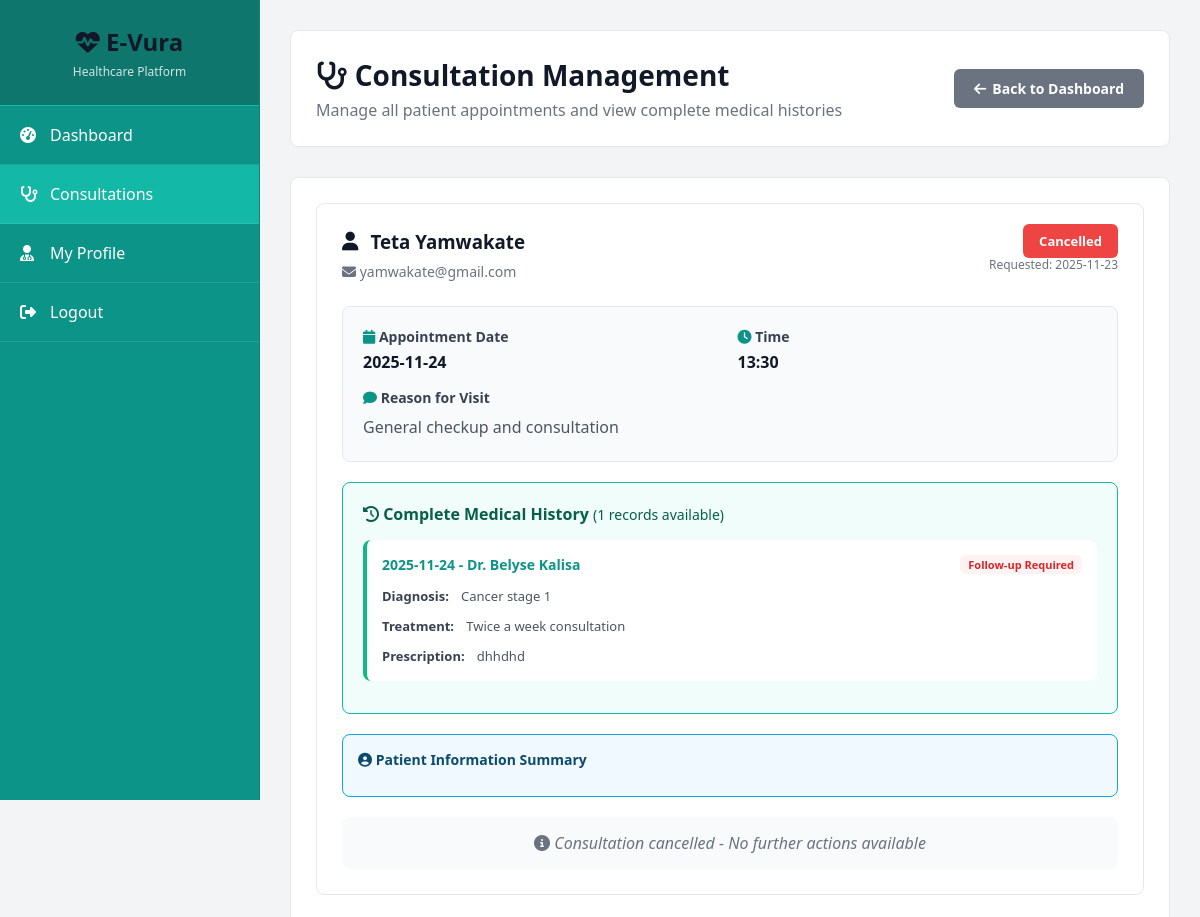
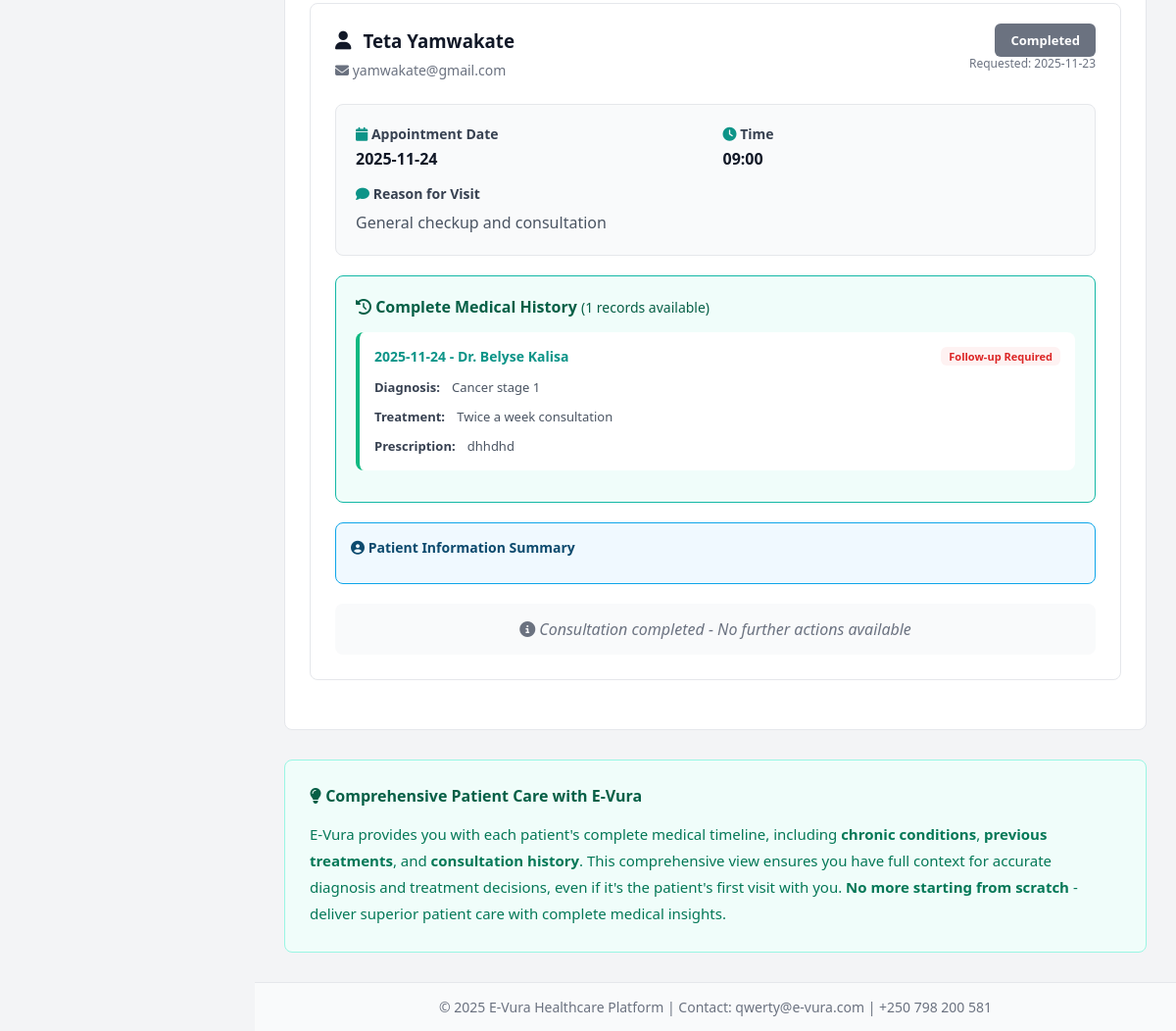
Screenshot of /doctor/consultations (signed in) with the database file from the repository (2 pictures, top to bottom).
### app.py (models this page shows)
class Appointment(db.Model):
    id = db.Column(db.Integer, primary_key=True)
    patient_id = db.Column(db.Integer, db.ForeignKey('patient.id'), nullable=False)
    doctor_id = db.Column(db.Integer, db.ForeignKey('doctor.id'), nullable=False)
    date = db.Column(db.String(20), nullable=False)
    time = db.Column(db.String(10), nullable=False)
    reason = db.Column(db.Text)
    status = db.Column(db.String(20), default='pending')
    notes = db.Column(db.Text)
    created_at = db.Column(db.DateTime, default=datetime.utcnow)

class Patient(db.Model):
    id = db.Column(db.Integer, primary_key=True)
    username = db.Column(db.String(100), unique=True, nullable=False)
    email = db.Column(db.String(120), unique=True, nullable=False)
    password = db.Column(db.String(200), nullable=False)
    phone = db.Column(db.String(20))
    date_of_birth = db.Column(db.String(20))
    address = db.Column(db.String(200))
    blood_type = db.Column(db.String(5))
    allergies = db.Column(db.Text)
    chronic_conditions = db.Column(db.Text)
    emergency_contact = db.Column(db.String(20))
    created_at = db.Column(db.DateTime, default=datetime.utcnow)
    appointments = db.relationship('Appointment', backref='patient', lazy=True, foreign_keys='Appointment.patient_id')
    records = db.relationship('MedicalRecord', backref='patient', lazy=True)
    def has_chronic_conditions(self):
        return bool(self.chronic_conditions and self.chronic_conditions.strip())

class MedicalRecord(db.Model):
    id = db.Column(db.Integer, primary_key=True)
    patient_id = db.Column(db.Integer, db.ForeignKey('patient.id'), nullable=False)
    doctor_id = db.Column(db.Integer, db.ForeignKey('doctor.id'), nullable=False)
    appointment_id = db.Column(db.Integer, db.ForeignKey('appointment.id'), nullable=True)
    diagnosis = db.Column(db.Text, nullable=False)
    treatment = db.Column(db.Text)
    prescription = db.Column(db.Text)
    notes = db.Column(db.Text)
    visit_date = db.Column(db.String(20), nullable=False)
    follow_up_required = db.Column(db.Boolean, default=False)
    created_at = db.Column(db.DateTime, default=datetime.utcnow)

class Doctor(db.Model):
    id = db.Column(db.Integer, primary_key=True)
    username = db.Column(db.String(100), unique=True, nullable=False)
    email = db.Column(db.String(120), unique=True, nullable=False)
    password = db.Column(db.String(200), nullable=False)
    phone = db.Column(db.String(20))
    specialization = db.Column(db.String(100))
    license_number = db.Column(db.String(50))
    hospital = db.Column(db.String(200))
    years_experience = db.Column(db.Integer)
    created_at = db.Column(db.DateTime, default=datetime.utcnow)
    appointments = db.relationship('Appointment', backref='doctor', lazy=True, foreign_keys='Appointment.doctor_id')
    records = db.relationship('MedicalRecord', backref='doctor', lazy=True)

### app.py (the view)
@app.route('/doctor/consultations')
@login_required
@doctor_required
def consultations():
    doctor = Doctor.query.get(session['user_id'])
    appointments = Appointment.query.filter_by(doctor_id=doctor.id).order_by(Appointment.created_at.desc()).all()
    return render_template('consultations.html', doctor=doctor, appointments=appointments)

### app.py (called while the page is built)
def login_required(f):
    @wraps(f)
    def decorated_function(*args, **kwargs):
        if 'user_id' not in session or 'user_type' not in session:
            flash('Please log in to access this page.', 'warning')
            return redirect(url_for('login'))
        return f(*args, **kwargs)
    return decorated_function

def doctor_required(f):
    @wraps(f)
    def decorated_function(*args, **kwargs):
        if session.get('user_type') != 'doctor':
            flash('Access denied. Doctors only.', 'danger')
            return redirect(url_for('index'))
        return f(*args, **kwargs)
    return decorated_function

### templates/consultations.html (shortened to what this page needs)
{% extends "base.html" %}
{% block content %}
<div style="background: white; border-radius: 8px; padding: 25px; margin-bottom: 30px; border: 1px solid #e5e7eb; display: flex; justify-content: space-between; align-items: center; flex-wrap: wrap; gap: 15px;">
    <div>
        <h1 style="font-size: 28px; color: #111827; margin-bottom: 5px;">
            <i class="fas fa-stethoscope"></i> Consultation Management
        </h1>
        <p style="color: #6b7280;">Manage all patient appointments and view complete medical histories</p>
    </div>
    <a href="{{ url_for('doctor_dashboard') }}" class="btn btn-secondary">
        <i class="fas fa-arrow-left"></i> Back to Dashboard
    </a>
</div>
<div style="background: white; border-radius: 8px; padding: 25px; border: 1px solid #e5e7eb;">
    {% if appointments %}
        {% for apt in appointments %}
            <div style="border: 1px solid #e5e7eb; border-radius: 8px; padding: 25px; margin-bottom: 25px; transition: all 0.3s ease; {% if apt.patient.has_chronic_conditions() %}border-left: 4px solid #f59e0b;{% endif %}">
                <div style="display: flex; justify-content: space-between; align-items: flex-start; margin-bottom: 20px;">
                    <div>
                        <h3 style="margin-bottom: 8px; color: #111827; display: flex; align-items: center; gap: 12px;">
                            <i class="fas fa-user"></i> {{ apt.patient.username }}
                        </h3>
                        <div style="color: #6b7280; font-size: 14px; margin-bottom: 5px;">
                            <i class="fas fa-envelope"></i> {{ apt.patient.email }}
                        </div>
                    </div>
                    <div style="text-align: right;">
                        <span style="padding: 8px 16px; border-radius: 6px; font-size: 13px; font-weight: 600;
                            {% if apt.status == 'confirmed' %}background: #10b981; color: white;
                            {% elif apt.status == 'completed' %}background: #6b7280; color: white;
                            {% elif apt.status == 'cancelled' %}background: #ef4444; color: white;
                            {% else %}background: #f59e0b; color: white;{% endif %}">
                            {{ apt.status|title }}
                        </span>
                        <div style="color: #6b7280; font-size: 12px; margin-top: 5px;">
                            Requested: {{ apt.created_at.strftime('%Y-%m-%d') if apt.created_at else 'N/A' }}
                        </div>
                    </div>
                </div>
                <div style="background: #f9fafb; padding: 20px; border-radius: 8px; margin-bottom: 20px; border: 1px solid #e5e7eb;">
                    <div style="display: grid; grid-template-columns: repeat(auto-fit, minmax(200px, 1fr)); gap: 15px; margin-bottom: 15px;">
                        <div>
                            <h5 style="color: #374151; margin-bottom: 5px; font-size: 14px;">
                                <i class="fas fa-calendar" style="color: #0d9488;"></i> Appointment Date
                            </h5>
                            <p style="color: #111827; margin: 0; font-weight: 600;">{{ apt.date }}</p>
                        </div>
                        <div>
                            <h5 style="color: #374151; margin-bottom: 5px; font-size: 14px;">
                                <i class="fas fa-clock" style="color: #0d9488;"></i> Time
                            </h5>
                            <p style="color: #111827; margin: 0; font-weight: 600;">{{ apt.time }}</p>
                        </div>
                    </div>
                    <div>
                        <h5 style="color: #374151; margin-bottom: 8px; font-size: 14px;">
                            <i class="fas fa-comment" style="color: #0d9488;"></i> Reason for Visit
                        </h5>
                        <p style="color: #4b5563; margin: 0; line-height: 1.6;">{{ apt.reason or 'General checkup and consultation' }}</p>
                    </div>
                </div>
                {% set patient_records = apt.patient.records %}
                {% if patient_records %}
                <div style="background: #f0fdfa; border: 1px solid #14b8a6; border-radius: 8px; padding: 20px; margin-bottom: 20px;">
                    <h4 style="color: #065f46; margin-bottom: 15px; font-size: 16px;">
                        <i class="fas fa-history"></i> Complete Medical History
                        <span style="font-size: 14px; font-weight: normal;">({{ patient_records|length }} records available)</span>
                    </h4>
                    {% for record in patient_records[:3] %}
                        <div style="background: white; padding: 15px; border-radius: 8px; margin-bottom: 12px; border-left: 4px solid #10b981;">
                            <div style="display: flex; justify-content: space-between; align-items: flex-start; margin-bottom: 10px;">
                                <h5 style="color: #0d9488; margin: 0; font-size: 14px; font-weight: 600;">
                                    {{ record.visit_date }} - Dr. {{ record.doctor.username }}
                                </h5>
                                {% if record.follow_up_required %}
                                <span style="background: #fef2f2; color: #dc2626; padding: 2px 8px; border-radius: 6px; font-size: 11px; font-weight: 600;">
                                    Follow-up Required
                                </span>
                                {% endif %}
                            </div>
                            <div style="margin-bottom: 8px;">
                                <strong style="color: #374151; font-size: 13px;">Diagnosis:</strong>
                                <span style="color: #4b5563; font-size: 13px; margin-left: 8px;">{{ record.diagnosis }}</span>
                            </div>
                            {% if record.treatment %}
                            <div style="margin-bottom: 8px;">
                                <strong style="color: #374151; font-size: 13px;">Treatment:</strong>
                                <span style="color: #4b5563; font-size: 13px; margin-left: 8px;">{{ record.treatment }}</span>
                            </div>
                            {% endif %}
                            {% if record.prescription %}
                            <div>
                                <strong style="color: #374151; font-size: 13px;">Prescription:</strong>
                                <span style="color: #4b5563; font-size: 13px; margin-left: 8px;">{{ record.prescription }}</span>
                            </div>
                            {% endif %}
                        </div>
                    {% endfor %}
                </div>
                {% endif %}
                <div style="background: #f0f9ff; border: 1px solid #0ea5e9; border-radius: 8px; padding: 15px; margin-bottom: 20px;">
                    <h5 style="color: #0c4a6e; margin-bottom: 12px; font-size: 14px;">
                        <i class="fas fa-user-circle"></i> Patient Information Summary
                    </h5>
                </div>
                {% if apt.status == 'pending' %}
                    <div style="display: flex; gap: 12px;">
                        <form method="POST" action="{{ url_for('update_appointment_status', appointment_id=apt.id) }}" style="display: inline; flex: 1;">
                            <input type="hidden" name="status" value="confirmed">
                            <button type="submit" class="btn btn-success" style="width: 100%; padding: 12px; font-size: 15px;">
                                <i class="fas fa-check"></i> Accept Appointment Request
                            </button>
                        </form>
                        <form method="POST" action="{{ url_for('update_appointment_status', appointment_id=apt.id) }}" style="display: inline; flex: 1;">
                            <input type="hidden" name="status" value="cancelled">
                            <button type="submit" class="btn btn-danger" style="width: 100%; padding: 12px; font-size: 15px;">
                                <i class="fas fa-times"></i> Reject Request
                            </button>
                        </form>
                    </div>
                {% else %}
                    <div style="text-align: center; color: #6b7280; font-style: italic; padding: 15px; background: #f9fafb; border-radius: 8px;">
                        <i class="fas fa-info-circle"></i> Consultation {{ apt.status }} - No further actions available
                    </div>
                {% endif %}
            </div>
        {% endfor %}
    {% endif %}
</div>
<div style="background: #f0fdfa; border-left: 4px solid #0d9488; padding: 25px; border-radius: 8px; margin-top: 30px; border: 1px solid #99f6e4;">
    <h4 style="color: #065f46; margin-bottom: 15px;"><i class="fas fa-lightbulb"></i> Comprehensive Patient Care with E-Vura</h4>
    <p style="color: #047857; line-height: 1.8; margin: 0; font-size: 15px;">
        E-Vura provides you with each patient's complete medical timeline, including <strong>chronic conditions</strong>, <strong>previous treatments</strong>,
        and <strong>consultation history</strong>. This comprehensive view ensures you have full context for accurate diagnosis and treatment decisions,
        even if it's the patient's first visit with you. <strong>No more starting from scratch</strong> - deliver superior patient care with complete medical insights.
    </p>
</div>
{% endblock %}

### static/css/style.css (style rules this page uses)
* { margin: 0; padding: 0; box-sizing: border-box; }
body { font-family: 'Segoe UI', Tahoma, Geneva, Verdana, sans-serif; background: #f3f4f6; min-height: 100vh; }
.btn { padding: 10px 20px; border: none; border-radius: 6px; cursor: pointer; font-size: 0.875rem; font-weight: 600; transition: all 0.3s ease; text-decoration: none; display: inline-flex; align-items: center; gap: 6px; justify-content: center; white-space: nowrap; }
.btn-secondary { background: #6b7280; color: white; }
h1, h2, h3, h4 { color: #111827; }

### rows the page displays
Appointment: patient.username "Teta Yamwakate", patient.email "yamwakate@gmail.com", status "Cancelled", created_at "2025-11-23", date "2025-11-24", time "13:30", reason "General checkup and consultation", patient_records "1", status "cancelled"
MedicalRecord: visit_date "2025-11-24", doctor.username "Belyse Kalisa", follow_up_required "Follow-up Required", diagnosis "Cancer stage 1", treatment "Twice a week consultation", prescription "dhhdhd"
Appointment: patient.username "Teta Yamwakate", patient.email "yamwakate@gmail.com", status "Completed", created_at "2025-11-23", date "2025-11-24", time "09:00", reason "General checkup and consultation", patient_records "1", status "completed"
